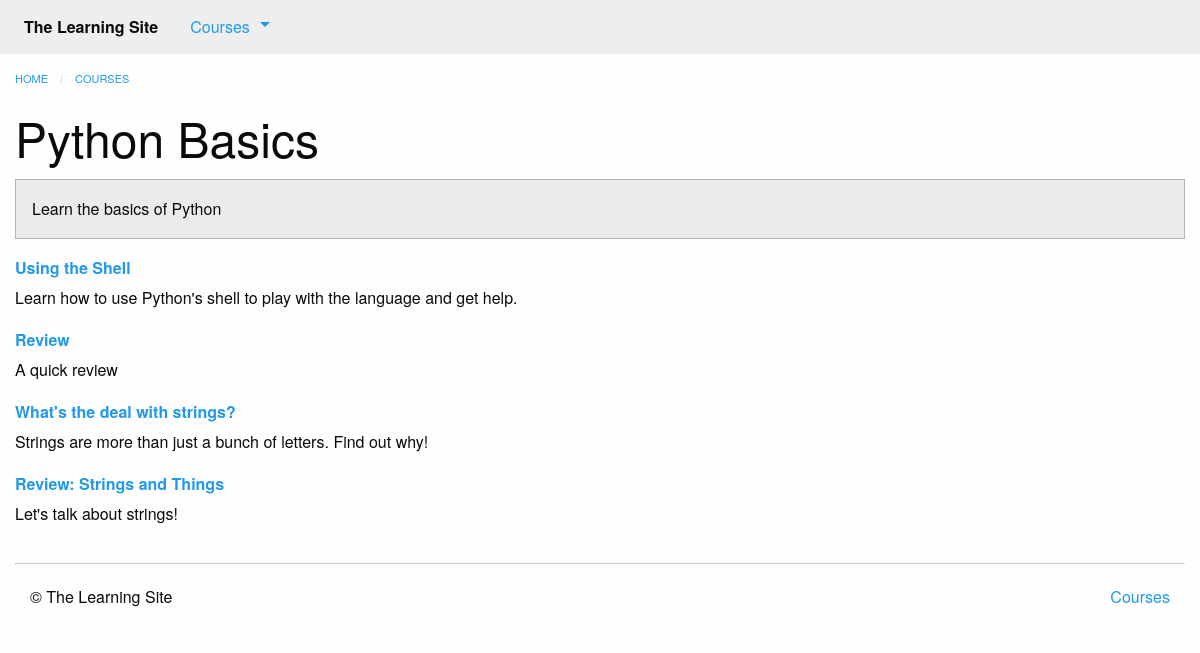
The page /courses/1/ on the database its author committed.
### courses/models.py (models this page shows, shortened)
class Course(models.Model):
    created_at = models.DateTimeField(auto_now_add=True)
    title = models.CharField(max_length=255)
    description = models.TextField()

class Step(models.Model):
    title = models.CharField(max_length=255)
    description = models.TextField()
    order = models.IntegerField(default=0)
    course = models.ForeignKey(Course)
    class Meta:
        abstract = True
        ordering = ['order',]

class Text(Step):
    content = models.TextField(blank=True, default='')
    def get_absolute_url(self):
        return reverse('courses:text', kwargs={
                'course_pk': self.course_id,
                'step_pk': self.id
            })

class Quiz(Step):
    total_questions = models.IntegerField(default=4)
    class Meta:
        verbose_name_plural = "Quizzes"
    def get_absolute_url(self):
        return reverse('courses:quiz', kwargs={
                'course_pk': self.course_id,
                'step_pk': self.id
            })

### courses/views.py (the view)
# urls.py: url(r'(?P<pk>\d+)/$', views.course_detail, name='detail'),
def course_detail(request, pk):
    course = get_object_or_404(models.Course, pk=pk)
    steps = sorted(chain(course.text_set.all(), course.quiz_set.all()),
                   key=lambda step: step.order)
    return render(request, 'courses/course_detail.html', {
            'course': course,
            'steps': steps
        })

### courses/templatetags/course_extras.py (called while the page is built)
@register.inclusion_tag('courses/course_nav.html')
def nav_courses_list():
    courses = Course.objects.all()[:5]
    return {'courses': courses}

@register.filter('markdown_to_html')
def markdown_to_html(markdown_text):
    html_body = markdown2.markdown(markdown_text)
    return mark_safe(html_body)

### courses/templates/courses/course_detail.html (shortened to what this page needs)
{% extends "courses/layout.html" %}
{% load course_extras %}
{% block content %}
    <div class="row columns">
        {{ block.super }}
        <article>
            <h1 class="">{{ course.title }}</h1>
            <div class="callout secondary">
                {{ course.description|markdown_to_html }}
            </div>
            <dl>
                {% for step in steps %}
                    <dt>
                        <a href="{{ step.get_absolute_url }}">{{ step.title }}</a>
                    </dt>
                    <dd>{{ step.description|markdown_to_html }}</dd>
                {% endfor %}
            </dl>
        </article>
    </div>
{% endblock %}

### rows shown on the page
Course: title "Python Basics", description "Learn the basics of Python"
Text: title "Using the Shell", description "Learn how to use Python's shell to play with the language and get help."
Quiz: title "Review", description "A quick review"
Text: title "What's the deal with strings?", description "Strings are more than just a bunch of letters. Find out why!"
Quiz: title "Review: Strings and Things", description "Let's talk about strings!"
